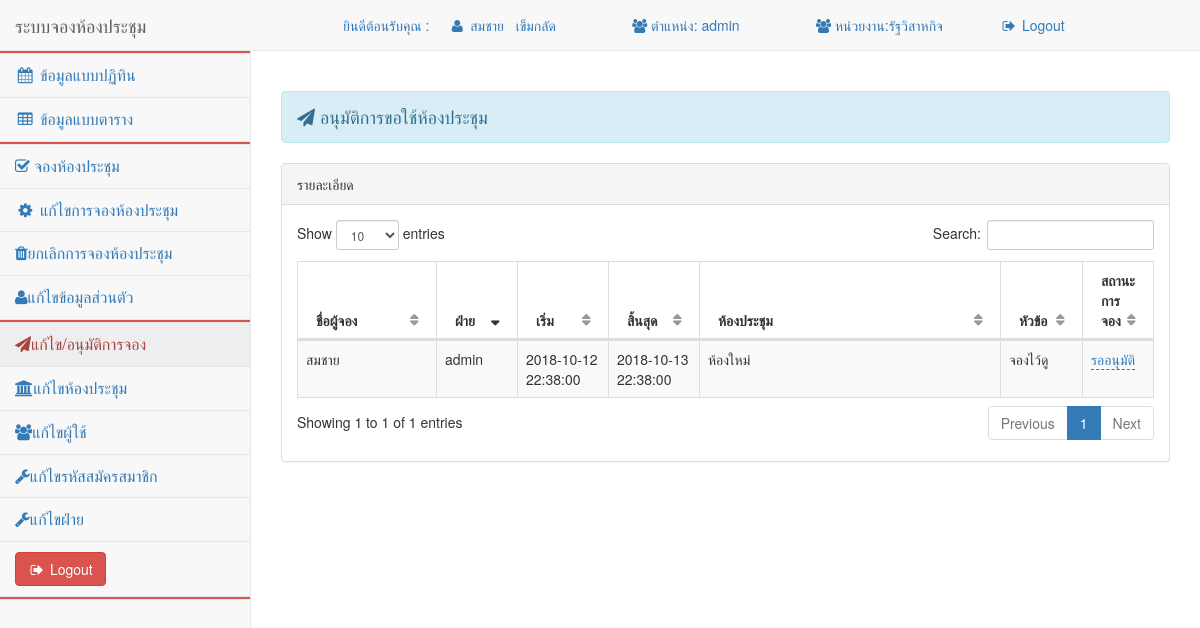
Screenshot of /pages/main.php?menu=Meet (signed in) with the database file from the repository.
### tables this page shows
CREATE TABLE `meeting` (
  `id_Meeting` int(11) NOT NULL COMMENT 'รันออโต้ ไอดีวาระการประชุม',
  `date_S` datetime NOT NULL COMMENT 'วันที่จอง',
  `date_F` datetime NOT NULL COMMENT 'วันที่สิ้นสุด',
  `topics` varchar(200) NOT NULL COMMENT 'หัวข้อเรื่องการประชุม',
  `id_Room` int(5) NOT NULL COMMENT 'ไอดีห้องประชุม จอยเอาชื่อห้องมาแสดง',
  `id_Group` int(5) NOT NULL COMMENT 'ไอดีฝ่าย จอยเอาชื่อกลุ่มฝ่ายมาแสดง',
  `status_M` int(5) NOT NULL COMMENT 'สถานะห้อง จะมี 1=จอง และ 2=ยืนยันการจอง',
  `id_Login` int(5) NOT NULL COMMENT 'ไอดีคนที่ลอกอินเข้ามา จอยเอาชื่อมาแสดงเป็นคนที่จอง'
);

CREATE TABLE `group` (
  `id_Group` int(11) NOT NULL COMMENT 'รันออโต้ ไอดีกลุ่มฝ่าย',
  `name_Group` varchar(100) NOT NULL COMMENT 'ชื่อกลุ่มฝ่าย'
);

CREATE TABLE `room_meeting` (
  `id_Room` int(11) NOT NULL COMMENT 'รันออโต้ ไอดีห้องประชุม',
  `name_Room` varchar(100) NOT NULL COMMENT 'ชื่อห้องประชุม',
  `capacity` int(20) NOT NULL COMMENT 'ความจุของห้องประชุม จุได้กี่ที่',
  `Size` int(5) DEFAULT NULL COMMENT 'ขนาดห้อง'
);

### pages/MeetAdmin-edit.php (the view, shortened to what this page needs)
<?php
$mysqli = connect();
?>
 <div class="row">
                <div class="col-lg-12">
                    <h4 class="page-header alert alert-info"><i class="fa fa-paper-plane" aria-hidden="true"></i> อนุมัติการขอใช้ห้องประชุม</h3>
                </div>
          </div>
<div class="row">
                    <div class="col-lg-12">
<div class="row">
                <div class="col-lg-12">
                    <div class="panel panel-default">
 <div class="panel-heading">
                            รายละเอียด
                        </div>
 <?php
	$sql=" SELECT  id_Meeting , Fname , Lname , `meeting`.id_Room , name_Room , name_Group , topics , date_S , date_F , status_M ,`login`.`id_Login` FROM `meeting` LEFT JOIN `login` on  `login`.`id_Login` = `meeting`.`id_Login` LEFT JOIN `group` on `group`.`id_Group` = `meeting`.`id_Group` LEFT JOIN `room_meeting` on `room_meeting`.`id_Room` = `meeting`.`id_Room` ";
    $result = $mysqli->query($sql);
		 ?>
                        <div class="panel-body">
                            <div class="dataTable_wrapper">
                                <table class="table table-striped table-bordered table-hover" id="dataTables1">
                                    <thead>
                                        <tr>
											<th width="18%" >ชื่อผู้จอง</th>
                                            <th width="10%">ฝ่าย</th>
                                            <th width="11%">เริ่ม</th>
                                            <th width="11%">สิ้นสุด</th>
                                            <th width="40%">ห้องประชุม</th>
                                            <th width="10%">หัวข้อ</th>
                                            <th width="10%">สถานะการจอง</th>
                                        </tr>
                                    </thead>
                                    <tbody>
                                    <?php
                                    while($rs=$result->fetch_object()){
										?>
                                        <tr>
										<td><?php echo $rs->Fname; $rs->Lname; ?> </td>
                                            <td><?php echo $rs->name_Group; ?></td>
                                            <td><?php echo $rs->date_S; ?></td>
                                            <td><?php echo $rs->date_F; ?></td>
                                            <td><?php echo $rs->name_Room; ?></td>
                                            <td class="center"><?php echo $rs->topics; ?> </td>
                                            <td class="status">
      												<a href="#" id="status <?php echo $rs->id_Meeting ; ?>" data-url="edit-status.php" data-pk="<?php echo $rs->id_Meeting; ?>"  data-value="<?php echo $rs->status_M; ?>" data-name="status"><?php if($rs->status_M == 2) {echo "อนุมัติ";} elseif($rs->status_M == 1){echo "รออนุมัติ";}  ?></a>
											</td>
                                        </tr>
                                    <?php
									}
									?>
                                    </tbody>
                                </table>
                            </div>
    </div>
                </div>
                    </div></div></div></div>

### fullcalendar.print.css (style rules this page uses)
th, td, hr, thead, tbody, .fc-row { border-color: #ccc !important; background: #fff !important; }

### rows the page displays
meeting: id_Login.Fname "สมชาย", id_Group.name_Group "admin", date_S "2018-10-12 22:38:00", date_F "2018-10-13 22:38:00", id_Room.name_Room "ห้องใหม่", topics "จองไว้ดู", $rs->id_Meeting 1 (drawn), status_M "รออนุมัติ"

### other values shown
$_SESSION['uname'] "สมชาย"
$_SESSION['lname'] "เข็มกลัด"
$_SESSION['group'] "admin"
$_SESSION['depart'] "รัฐวิสาหกิจ"
